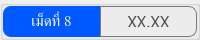
                  <widget class="QGroupBox" name="thickness_summary_group_8">
                   <property name="minimumSize">
                    <size>
                     <width>0</width>
                     <height>40</height>
                    </size>
                   </property>
                   <property name="maximumSize">
                    <size>
                     <width>16777215</width>
                     <height>40</height>
                    </size>
                   </property>
                   <property name="styleSheet">
                    <string notr="true">color: rgb(255, 255, 255);</string>
                   </property>
                   <layout class="QHBoxLayout" name="horizontalLayout_36">
                    <property name="spacing">
                     <number>0</number>
                    </property>
                    <property name="leftMargin">
                     <number>0</number>
                    </property>
                    <property name="topMargin">
                     <number>0</number>
                    </property>
                    <property name="rightMargin">
                     <number>0</number>
                    </property>
                    <property name="bottomMargin">
                     <number>0</number>
                    </property>
                    <item>
                     <widget class="QLabel" name="thickness_summary_title_8">
                      <property name="minimumSize">
                       <size>
                        <width>55</width>
                        <height>0</height>
                       </size>
                      </property>
                      <property name="font">
                       <font>
                        <family>Kanit</family>
                        <pointsize>11</pointsize>
                        <italic>false</italic>
                        <bold>false</bold>
                        <underline>false</underline>
                        <strikeout>false</strikeout>
                       </font>
                      </property>
                      <property name="styleSheet">
                       <string notr="true">background-color: #0059fe;
border-top-left-radius: 8px;
border-bottom-left-radius: 8px;</string>
                      </property>
                      <property name="text">
                       <string>เม็ดที่ 8</string>
                      </property>
                      <property name="alignment">
                       <set>Qt::AlignmentFlag::AlignCenter</set>
                      </property>
                     </widget>
                    </item>
                    <item>
                     <widget class="QFrame" name="thickness_summary_frame_8">
                      <property name="styleSheet">
                       <string notr="true">border: solid;
border-width: 1px;
border-color: rgb(121, 121, 121);
border-top-right-radius: 8px;
border-bottom-right-radius: 8px;</string>
                      </property>
                      <property name="frameShape">
                       <enum>QFrame::Shape::StyledPanel</enum>
                      </property>
                      <property name="frameShadow">
                       <enum>QFrame::Shadow::Raised</enum>
                      </property>
                      <layout class="QHBoxLayout" name="horizontalLayout_37">
                       <item>
                        <widget class="QLabel" name="thickness_summary_8">
                         <property name="font">
                          <font>
                           <family>Kanit</family>
                           <pointsize>12</pointsize>
                          </font>
                         </property>
                         <property name="styleSheet">
                          <string notr="true">border: none;
color: rgb(72, 72, 72);</string>
                         </property>
                         <property name="text">
                          <string>XX.XX</string>
                         </property>
                         <property name="alignment">
                          <set>Qt::AlignmentFlag::AlignCenter</set>
                         </property>
                        </widget>
                       </item>
                      </layout>
                     </widget>
                    </item>
                   </layout>
                  </widget>
